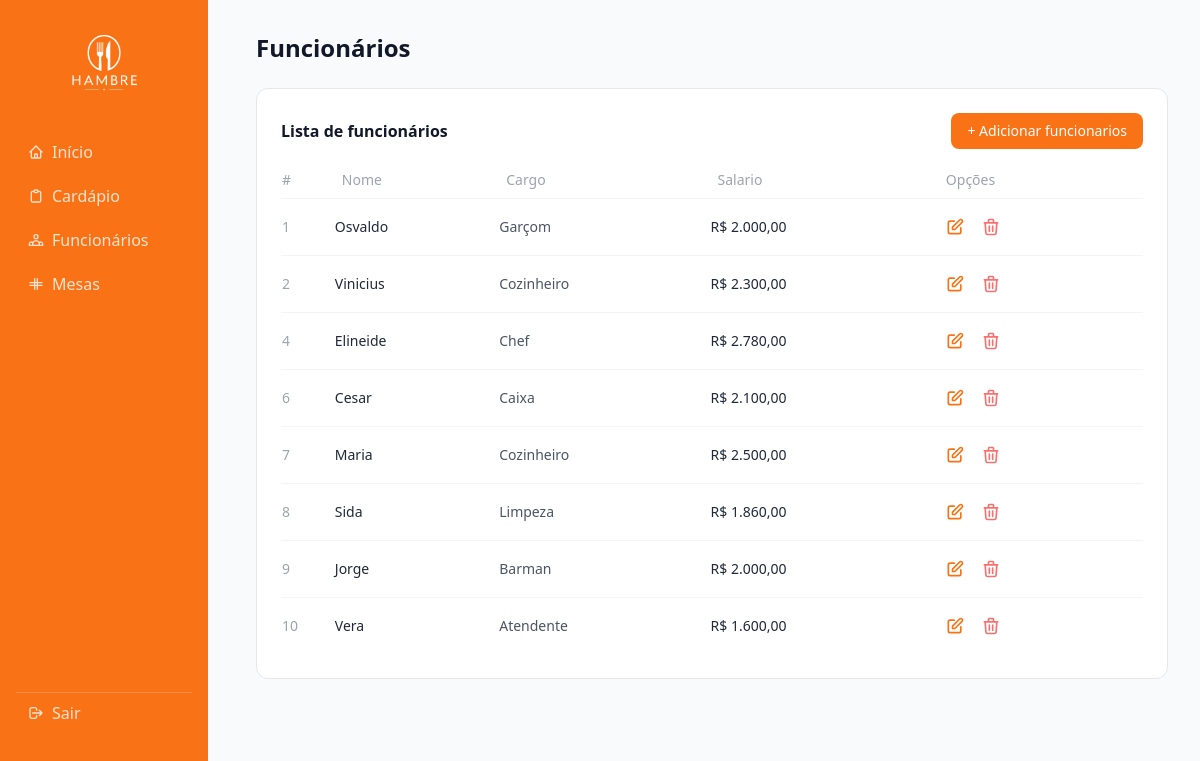
Before: /funcionarios/index.php (signed in) with the older database file.
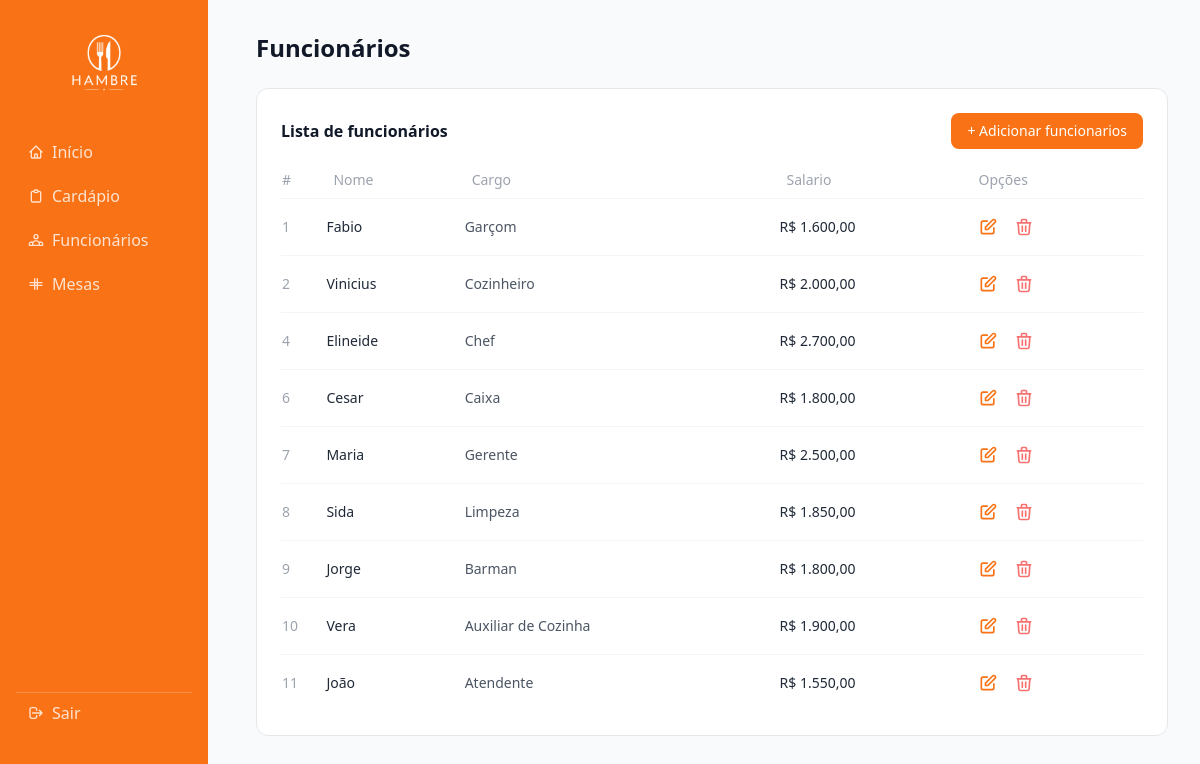
After: the same page with the newer database file.
### tables this page shows
CREATE TABLE `funcionarios` (
  `id` int NOT NULL,
  `nome` varchar(100) DEFAULT NULL,
  `cargo` varchar(50) DEFAULT NULL,
  `salario` decimal(10,2) NOT NULL
);

### funcionarios/funcoes.php (called while the page is built, shortened)
<?php
function listarFuncionarios($con) {
    $stmt = $con->prepare("SELECT * FROM funcionarios");
    $stmt->execute();
    return $stmt->fetchAll(PDO::FETCH_OBJ);
}
?>

### funcionarios/index.php (the view, shortened to what this page needs)
<?php include '../sidebar.php'; ?>
<h1 class="text-2xl font-bold text-gray-900 mb-6">Funcionários</h1>
<div class="bg-white rounded-xl border border-gray-200 p-6">
    <div class="flex justify-between items-center mb-5">
        <h2 class="text-base font-semibold text-gray-900">Lista de funcionários</h2>
        <a href="inserir.php" class="bg-orange-500 hover:bg-orange-600 text-white text-sm px-4 py-2 rounded-lg transition">+ Adicionar funcionarios</a>
    </div>
    <table class="w-full text-sm">
        <thead>
            <tr class="text-left text-gray-400 border-b border-gray-100">
                <th class="pb-2 font-medium">#</th>
                <th class="pb-2 px-2 font-medium">Nome</th>
                <th class="pb-2 px-2 font-medium">Cargo</th>
                <th class="pb-2 px-2 font-medium">Salario</th>
                <th class="pb-2 px-2 font-medium">Opções</th>
            </tr>
        </thead>
        <tbody class="divide-y divide-gray-100">
            <?php
            require_once "funcoes.php";
            $funcionarios = listarFuncionarios($con);
            foreach($funcionarios as $f):?>
            <tr>
                <td class="py-3 text-gray-400"> <?php echo $f->id ?></td>
                <td class="py-3 text-gray-800 font-medium"><?php echo $f->nome ?></td>
                <td class="py-3 text-gray-600"><?php echo $f->cargo ?></td>
                <td class="py-3 text-gray-800 font-medium">R$ <?php echo number_format($f->salario, 2, ',', '.') ?></td>
                <td class="py-3">
                    <div class="flex gap-1">
                        <a href="editar.php?id=<?=  $f->id ?> " class="text-orange-500 hover:bg-orange-50 p-1.5 rounded-lg transition">
                            <svg xmlns="http://www.w3.org/2000/svg" class="w-5 h-5" fill="none" viewBox="0 0 24 24" stroke="currentColor" stroke-width="2">
                                <path stroke-linecap="round" stroke-linejoin="round" d="M11 5H6a2 2 0 00-2 2v11a2 2 0 002 2h11a2 2 0 002-2v-5m-1.414-9.414a2 2 0 112.828 2.828L11.828 15H9v-2.828l8.586-8.586z" />
                            </svg>
                        </a>
                        <a href="excluir.php?id=<?= $f->id ?>" class="text-red-400 hover:bg-red-50 p-1.5 rounded-lg transition" onclick="return confirm('Excluir este funcionário?')">
                            <svg xmlns="http://www.w3.org/2000/svg" class="w-5 h-5" fill="none" viewBox="0 0 24 24" stroke="currentColor" stroke-width="2">
                                <path stroke-linecap="round" stroke-linejoin="round" d="M19 7l-.867 12.142A2 2 0 0116.138 21H7.862a2 2 0 01-1.995-1.858L5 7m5 4v6m4-6v6m1-10V4a1 1 0 00-1-1h-4a1 1 0 00-1 1v3M4 7h16" />
                            </svg>
                        </a>
                    </div>
                </td>
            </tr>
            <?php endforeach;?>
        </tbody>
    </table>
</div>
</main>
</body>
</html>

### sidebar.php (shortened to what this page needs)
<!DOCTYPE html>
<html lang="pt-br">
<head>
    <script src="https://cdn.tailwindcss.com"></script>
</head>
<body class="flex bg-gray-50 min-h-screen">
    <aside class="w-52 bg-orange-500 min-h-screen fixed top-0 left-0 flex flex-col p-4">
        <div class="pt-2 flex flex-col items-center">
            <img src="/assets/LogoRest2.png" alt="Logo Hambre" class="w-20 h-20 object-contain rounded-xl mb-1">
        </div>
        <nav class="flex flex-col gap-1 mt-6">
            <a href="/index.php"
                class="flex items-center gap-2 text-white/80 hover:text-white hover:bg-white/20 px-3 py-2 rounded-lg text-base transition">
                Início
            </a>
            <a href="/cardapio/index.php"
                class="flex items-center gap-2 text-white/80 hover:text-white hover:bg-white/20 px-3 py-2 rounded-lg text-base transition">
                <svg xmlns="http://www.w3.org/2000/svg" class="w-4 h-4" fill="none" viewBox="0 0 24 24" stroke="currentColor" stroke-width="2">
                    <path stroke-linecap="round" stroke-linejoin="round" d="M9 5H7a2 2 0 00-2 2v12a2 2 0 002 2h10a2 2 0 002-2V7a2 2 0 00-2-2h-2M9 5a2 2 0 002 2h2a2 2 0 002-2M9 5a2 2 0 012-2h2a2 2 0 012 2" />
                </svg>
                Cardápio
            </a>
            <a href="/funcionarios/index.php"
                class="flex items-center gap-2 text-white/80 hover:text-white hover:bg-white/20 px-3 py-2 rounded-lg text-base transition">
                Funcionários
            </a>
            <a href="/mesas/index.php"
                class="flex items-center gap-2 text-white/80 hover:text-white hover:bg-white/20 px-3 py-2 rounded-lg text-base transition">
                <svg xmlns="http://www.w3.org/2000/svg" class="w-4 h-4" fill="none" viewBox="0 0 24 24" stroke="currentColor" stroke-width="2">
                    <path stroke-linecap="round" stroke-linejoin="round" d="M3 10h18M3 14h18M10 4v16M14 4v16" />
                </svg>
                Mesas
            </a>
            <div class="mt-96 border-t border-white/20">
                <a href="/login/logout.php"
                    class="flex items-center gap-2 text-white/80 hover:text-white hover:bg-white/20 px-3 py-2 rounded-lg text-base transition">
                    <svg xmlns="http://www.w3.org/2000/svg" class="w-4 h-4" fill="none" viewBox="0 0 24 24" stroke="currentColor" stroke-width="2">
                        <path stroke-linecap="round" stroke-linejoin="round" d="M17 16l4-4m0 0l-4-4m4 4H7m6 4v1a3 3 0 01-3 3H6a3 3 0 01-3-3V7a3 3 0 013-3h4a3 3 0 013 3v1" />
                    </svg>
                    Sair
                </a>
            </div>
        </nav>
    </aside>
    <main class="ml-56 flex-1 p-8">

Changed rows visible on the page:
changed funcionarios "Garçom": nome "Osvaldo" → "Fabio"; salario "2.000,00" → "1.600,00"
changed funcionarios "Vinicius": salario "2.300,00" → "2.000,00"
changed funcionarios "Elineide": salario "2.780,00" → "2.700,00"
changed funcionarios "Cesar": salario "2.100,00" → "1.800,00"
changed funcionarios "Maria": cargo "Cozinheiro" → "Gerente"
changed funcionarios "Sida": salario "1.860,00" → "1.850,00"
changed funcionarios "Jorge": salario "2.000,00" → "1.800,00"
changed funcionarios "Vera": cargo "Atendente" → "Auxiliar de Cozinha"; salario "1.600,00" → "1.900,00"
added funcionarios: id "11", nome "João", cargo "Atendente", salario "1.550,00"
